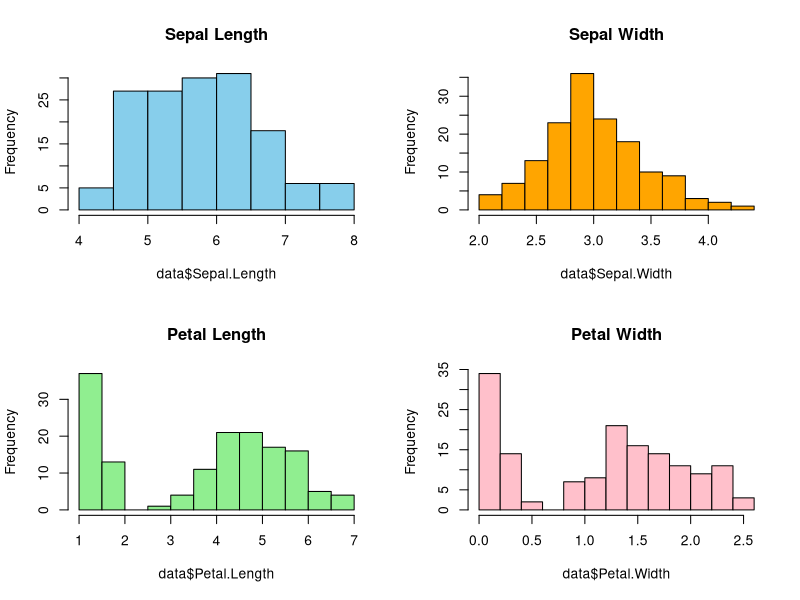
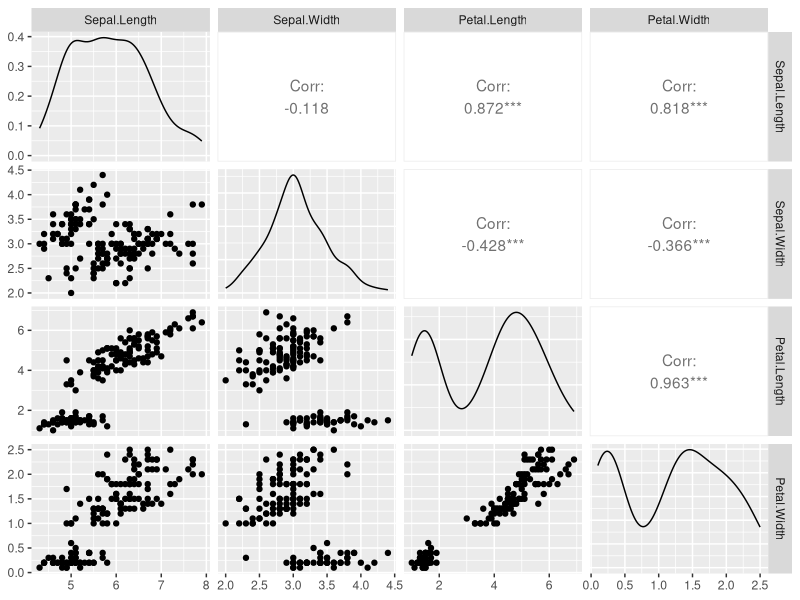
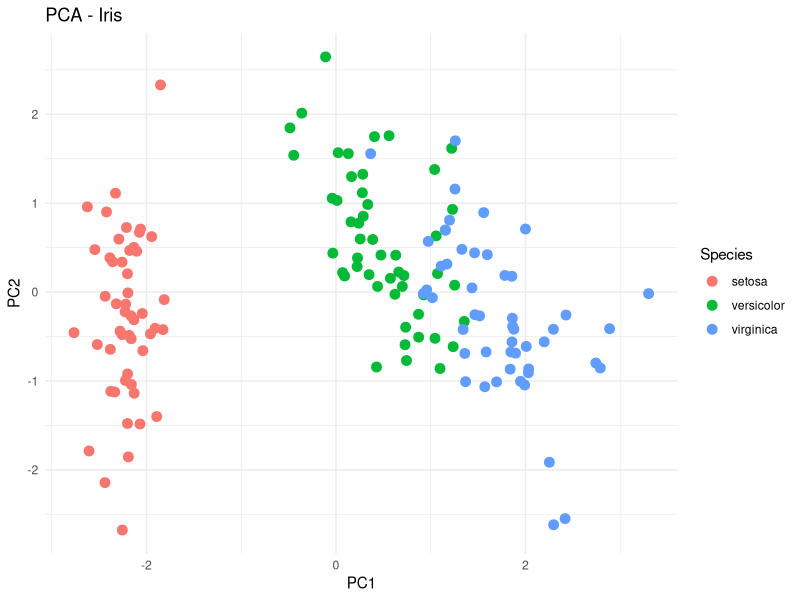

The R source for these figures, in order:
# program 3
install.packages(c("ggplot2", "GGally"))

# Load libraries
library(ggplot2)
library(GGally)

# Load data
data <- iris

# Summary
summary(data); str(data)

par(mfrow = c(2, 2))
hist(data$Sepal.Length, main = "Sepal Length", col = "skyblue")
hist(data$Sepal.Width,  main = "Sepal Width",  col = "orange")
hist(data$Petal.Length, main = "Petal Length", col = "lightgreen")
hist(data$Petal.Width,  main = "Petal Width",  col = "pink")
par(mfrow = c(1, 1))

# Scatter matrix
ggpairs(data[, 1:4])

# PCA + plot
pca <- prcomp(data[, 1:4], scale. = TRUE)
pca_df <- cbind(as.data.frame(pca$x), Species = data$Species)
ggplot(pca_df, aes(PC1, PC2, color = Species)) +
  geom_point(size = 3) +
  theme_minimal() +
  labs(title = "PCA - Iris", x = "PC1", y = "PC2")
